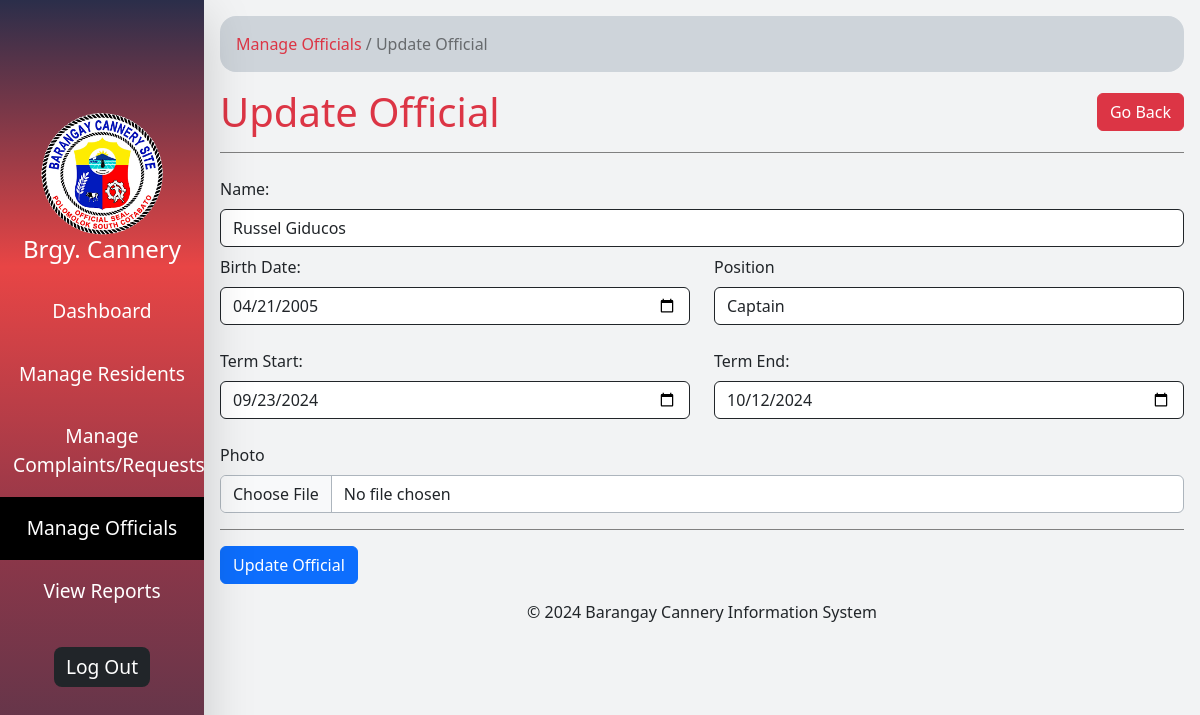
Screenshot of /update_official.php?id=2 (signed in) with the database file from the repository.
### tables this page shows
CREATE TABLE `officials` (
  `id` int(11) NOT NULL,
  `name` varchar(150) NOT NULL,
  `birth_date` date NOT NULL,
  `position` varchar(100) NOT NULL,
  `term_start` date NOT NULL,
  `term_end` date NOT NULL,
  `photo` varchar(255) NOT NULL
);

### update_official.php (the view, shortened to what this page needs)
<?php require "includes/connection.php";
$id = isset($_GET['id']) ? $_GET['id'] : null;
$sql = "SELECT * FROM officials WHERE id= $id";
$result = $conn->query($sql);
$row = $result->fetch_assoc();
?>
<!DOCTYPE html>
<html lang="en">
<head>
</head>
<body class="d-flex">
  <?php include "includes/sidebar.php" ?>
  <div class="min-vh-100 p-3" style="width: 83%">
    <div class="w-100">
      <div id="directory_link" class="p-3 rounded-4 bg-dark-subtle ">
        <a href="manage_off.php" class="text-danger text-decoration-none">Manage Officials</a>
        <a href="update_official.php" class="text-decoration-none text-black-50">/ Update Official</a>
      </div>
      <div class="d-flex align-items-center justify-content-between mt-3  gap-2 w-100">
        <h1 class="m-0 text-danger">Update Official</h1>
        <a href="manage_off.php" class="btn btn-danger">Go Back</a>
      </div>
      <form action="<?php echo htmlspecialchars($_SERVER['PHP_SELF']) ?>" method="post" class="w-100" enctype="multipart/form-data">
        <div class="py-2 mb-3 mx-auto" style="border-bottom: 1px solid gray;">
        </div>
        <div class="row">
          <div class="my-2 col-12">
            <label for="name" class="form-label">Name: </label>
            <input type="text" class="form-control border-dark" name="name" id="name" placeholder="Official Name..." required="true" value="<?php echo $row['name'] ?>">
          </div>
          <div class="mb-4 col-6">
            <label for="birth_date" class="form-label">Birth Date: </label>
            <input type="date" class="form-control border-dark" name="birth_date" id="birth_date" placeholder="" required="true" value="<?php echo $row['birth_date'] ?>">
          </div>
          <div class="mb-4 col-6">
            <label for="position" class="form-label">Position</label>
            <input type="text" class="form-control border-dark" name="position" id="position" placeholder="Official's Position..." required="true" value="<?php echo $row['position'] ?>">
          </div>
          <div class="mb-4 col-6">
            <label for="term_start" class="form-label">Term Start: </label>
            <input type="date" class="form-control border-dark" name="term_start" id="term_start" placeholder="" required="true" value="<?php echo $row['term_start'] ?>">
          </div>
          <div class="mb-4 col-6">
            <label for="term_end" class="form-label">Term End: </label>
            <input type="date" class="form-control border-dark" name="term_end" id="term_end" placeholder="" required="true" value="<?php echo $row['term_end'] ?>">
          </div>
          <div class="mb-3">
            <label for="photo" class="form-label">Photo</label>
            <input class="form-control border-dark-subtle " accept="image/*" type="file" name="photo" id="photo" onchange="showPreview(event);">
          </div>
        </div>
        <div class="pt-3" style="border-top: 1px solid gray">
          <button type="submit" class="btn btn-primary">
            Update Official
          </button>
        </div>
      </form>
      <div class="text-center">
        <p>&copy; 2024 Barangay Cannery Information System</p>
      </div>
    </div>
  </div>
</body>
</html>

### rows the page displays
officials: name "Russel Giducos", birth_date "04/21/2005", position "Captain", term_start "09/23/2024", term_end "10/12/2024"
